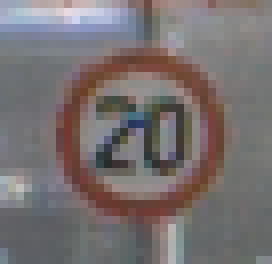
#> input picture data/train/00000/00002_00009.png, 34 x 33 px (shown 8 times larger); its folder holds only this picture in this run
$ jupyter execute --allow-errors data_viz.ipynb
#> lines starting #> are read from the running program, lines starting #| are printed output that depends on the picture
## Data Visualization

[cell 1]
import numpy as np
import os
import cv2
import matplotlib.pyplot as plt
plt.rcParams.update({'font.size': 20})
from PIL import Image

[cell 2]
TRAIN_DATA_DIR = "../data/train"
TEST_DATA_DIR = "../data//test"

[cell 3]
def load_training_data():


    image_data = []
    image_labels = []

    folders = os.listdir(TRAIN_DATA_DIR)
    for i in range(43):
        folder = folders[i]

        training_data_path = f"{TRAIN_DATA_DIR}/{folder}"
        training_images = os.listdir(training_data_path)

        for img in training_images:
            path_to_img = f"{training_data_path}/{img}"

            try:
                image_fromarray = None
                image = cv2.imread(path_to_img)
                image = cv2.cvtColor(image, cv2.COLOR_BGR2RGB)
                image_fromarray = Image.fromarray(image)

                resized_image = image_fromarray.resize((64, 64))

                image_data.append(np.array(resized_image))
                image_labels.append(i)

            except Exception as e:
                print("Error in " + img)
                print(e)


    # Changing the list to numpy array
    image_data = np.array(image_data)
    image_labels = np.array(image_labels)

    image_data = image_data / 255

    print("Training images loaded.")

    return image_data, image_labels

### Training Data Distribution over the 43 Classes

[cell 4]
class_folders = os.listdir(TRAIN_DATA_DIR)

training_instances = []
class_index = []

for class_name in class_folders:
    train_files = os.listdir(f"{TRAIN_DATA_DIR}/{class_name}")
    training_instances.append(len(train_files))
    class_index.append(int(class_name))
#> pass 2 of the loop `for class_name in class_folders:`:

# Ordered display of how data is distributed
zipped_lists = zip(training_instances, class_index)
sorted_pairs = sorted(zipped_lists)
tuples = zip(*sorted_pairs)
training_instances, class_index = [ list(tuple) for tuple in  tuples]


plt.figure(figsize=(30,20))
# Plotting the number of images in each class
plt.title("Class Distribution")
plt.xlabel = "Road Sign Class"
plt.yabel = "Road Sign Count"
bars = plt.bar(class_index, training_instances)

for rect in bars:
        height = rect.get_height()
        plt.text(rect.get_x() + rect.get_width()/2.0, height, '%d' % int(height), ha='center', va='bottom')

plt.xticks(class_index, rotation='vertical')

plt.show()
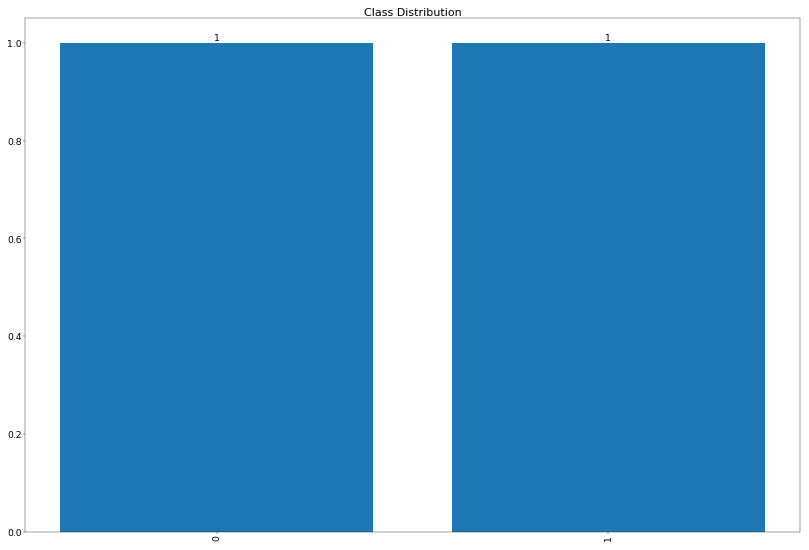
#> figure drawn by matplotlib, 1 panel

### Testing Data Distribution over the 43 Classes

#> (a cell that did not finish here is left out)

### Image Viz.

#> (a cell that did not finish here is left out)

#> in load_training_data, image is the input picture: shape (33, 34, 3); mean B, G, R 113, 112.3, 119.3
#> in load_training_data, `resized_image = image_fromarray.resize((64, 64))`:
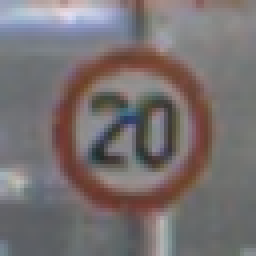
#> resized_image: PIL image 64x64 RGB (shown 4 times larger); mean R, G, B 119.3, 112.3, 113
#> pass 2 of the loop in load_training_data, `for i in range(43):`:
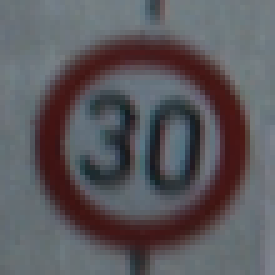
#> input picture data/train/00001/00004_00027.png, 55 x 55 px (shown 5 times larger)
#> in load_training_data, image is the input picture: shape (55, 55, 3); mean B, G, R 92.9, 88.4, 90.9
#> in load_training_data, `resized_image = image_fromarray.resize((64, 64))`:
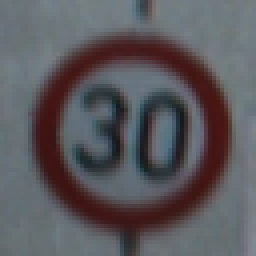
#> resized_image: PIL image 64x64 RGB (shown 4 times larger); mean R, G, B 90.9, 88.4, 92.9
